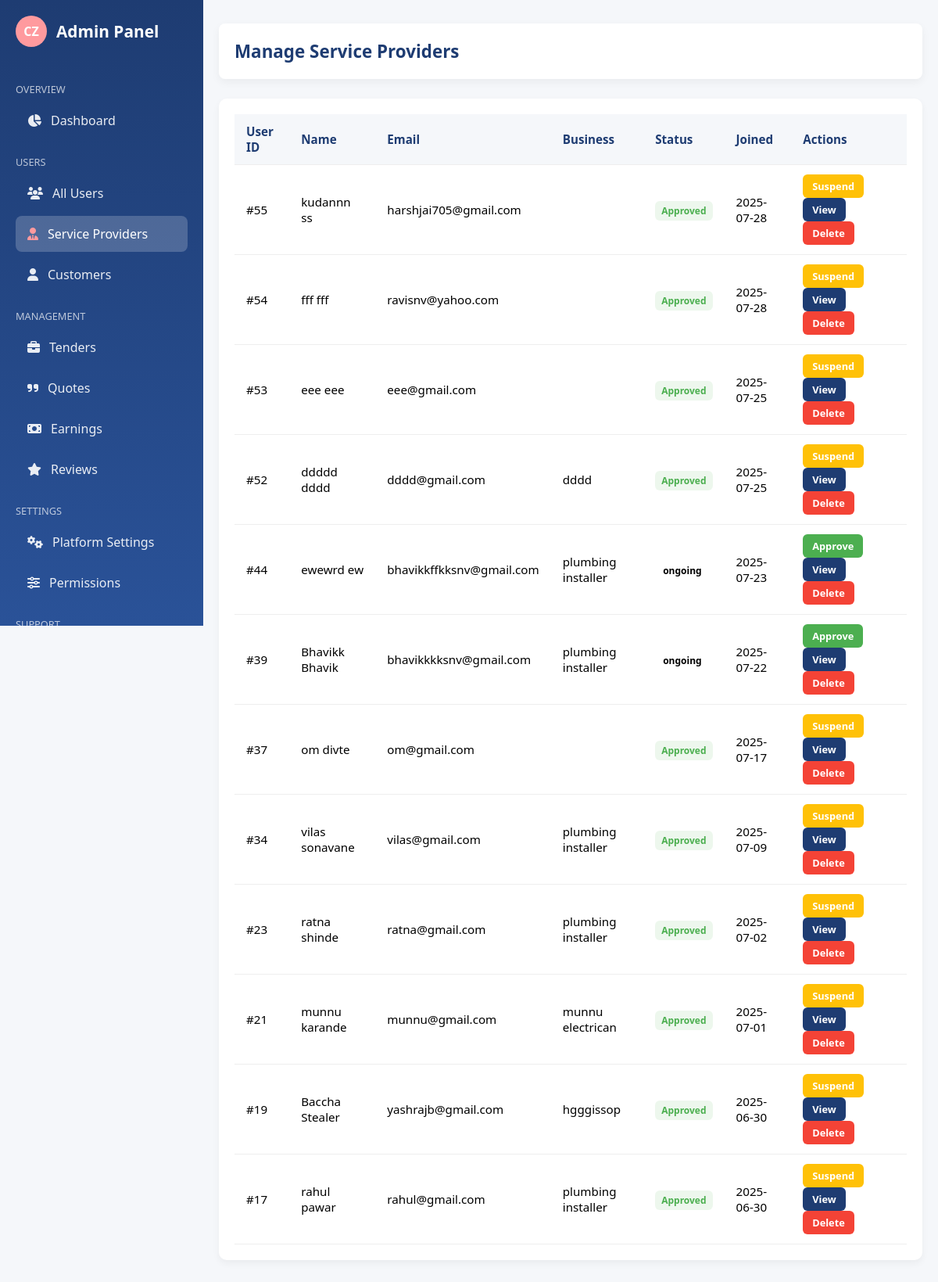
Screenshot of /service_providers_admin/ (signed in) with the database file from the repository.
### CommissionZeroApp/models.py (models this page shows, shortened)
class ProviderProfile(models.Model):
    SERVICE_CHOICES = [
        ('electrician', 'Electrician'),
        ('plumber', 'Plumber'),
        ('painter', 'Painter'),
        ('carpenter', 'Carpenter'),
        ('solar-electrician', 'Solar Electrician'),
    ]
    STATUS_CHOICES = [
        ('pending', 'Pending'),
        ('approved', 'Approved'),
        ('suspended', 'Suspended'),
    ]
    status = models.CharField(max_length=20, choices=STATUS_CHOICES, default='pending')
    user = models.OneToOneField(User, on_delete=models.CASCADE)
    phone = models.CharField(max_length=15)
    business_name = models.CharField(max_length=100, blank=True)
    categories = models.CharField(max_length=255)  # CSV of categories
    location = models.CharField(max_length=255)
    services_offered = models.TextField(blank=True)
    experience = models.CharField(max_length=50, blank=True)

### CommissionZeroApp/views.py (the view)
# urls.py: path('service_providers_admin/', views.service_providers_admin, name='service_providers_admin'),
@role_required(['admin'])
@login_required
def service_providers_admin(request):
    providers = ProviderProfile.objects.select_related('user').order_by('-user__date_joined')
    return render(request, 'CommissionZeroApp/admin/service_providers_admin.html', {'providers': providers})

### CommissionZeroApp/context_processors.py (called while the page is built)
def provider_avg_rating(request):
    if request.user.is_authenticated and hasattr(request.user, 'role') and request.user.role == 'provider':
        avg_rating = Review.objects.filter(provider=request.user).aggregate(avg=Avg('rating'))['avg']
        return {'avg_rating': round(avg_rating or 0, 1)}
    return {}

### CommissionZeroApp/templates/CommissionZeroApp/admin/service_providers_admin.html (shortened to what this page needs)
{% block content %} {% load static %}
<!DOCTYPE html>
<html lang="en">
  <head>
    <link
      rel="stylesheet"
      href="{% static 'css/admin/service_providers_admin.css' %}"
    />
    <link
      rel="stylesheet"
      href="https://cdnjs.cloudflare.com/ajax/libs/font-awesome/6.4.0/css/all.min.css"
    />
  </head>
  <body>
    {% include "sidebar_admin.html" %}
    <div class="main-content">
      <div class="admin-navbar">
        <h2>Manage Service Providers</h2>
      </div>
      <div class="providers-section">
        <table class="providers-table">
          <thead>
            <tr>
              <th>User ID</th>
              <th>Name</th>
              <th>Email</th>
              <th>Business</th>
              <th>Status</th>
              <th>Joined</th>
              <th>Actions</th>
            </tr>
          </thead>
          <tbody>
            {% for provider in providers %}
            <tr>
              <td>#{{ provider.user.id }}</td>
              <td>
                {{ provider.user.get_full_name|default:provider.user.username }}
              </td>
              <td>{{ provider.user.email }}</td>
              <td>{{ provider.business_name }}</td>
              <td>
                <span class="status {{ provider.status }}">
                  {{ provider.get_status_display }}
                </span>
              </td>
              <td>{{ provider.user.date_joined|date:"Y-m-d" }}</td>
              <td>
                {% if provider.status != "approved" %}
                <a
                  href="{% url 'approve_provider' provider.id %}"
                  class="btn approve"
                  >Approve</a
                >
                {% else %}
                <a
                  href="{% url 'suspend_provider' provider.id %}"
                  class="btn suspend"
                  >Suspend</a
                >
                {% endif %}
                <a href="{% url 'view_provider_dashboard_admin' provider.user.id %}" class="btn view">View</a>
                <a
                  href="{% url 'delete_provider' provider.id %}"
                  class="btn delete"
                  onclick="return confirm('Are you sure you want to delete this provider?')"
                  >Delete</a
                >
              </td>
            </tr>
            {% empty %}
            <tr>
              <td colspan="6">No service providers found.</td>
            </tr>
            {% endfor %}
          </tbody>
        </table>
      </div>
    </div>
  </body>
</html>
{% endblock %}

### static/css/admin/service_providers_admin.css (style rules this page uses)
:root { --primary: #1e3c72; --secondary: #2a5298; --light: #f5f7fa; --dark: #2d2d2d; --success: #4caf50; --warning: #ffc107; --danger: #f44336; }
* { box-sizing: border-box; margin: 0; padding: 0; font-family: 'Segoe UI', sans-serif; }
body { background-color: var(--light); display: flex; min-height: 100vh; }
.main-content { margin-left: 260px; padding: 30px 20px 70px; width: 100%; }
.admin-navbar { background: white; padding: 20px; box-shadow: 0 4px 12px rgba(0,0,0,0.05); margin-bottom: 25px; border-radius: 8px; }
.admin-navbar h2 { font-size: 1.4rem; color: var(--primary); }
.providers-section { background: white; padding: 20px; border-radius: 10px; box-shadow: 0 4px 10px rgba(0,0,0,0.05); overflow-x: auto; }
.providers-table { width: 100%; border-collapse: collapse; min-width: 800px; }
.providers-table th, .providers-table td { text-align: left; padding: 12px 15px; border-bottom: 1px solid #eee; font-size: 0.95rem; }
.providers-table th { background-color: var(--light); color: var(--primary); }
.status { padding: 4px 10px; border-radius: 12px; font-size: 0.75rem; font-weight: 600; }
.btn { display: inline-block; padding: 6px 12px; border-radius: 6px; text-decoration: none; font-size: 0.8rem; font-weight: 600; margin-right: 5px; transition: 0.3s; cursor: pointer; }
.btn.view { background: var(--primary); color: white; }
.btn.delete { background: var(--danger); color: white; }
.btn.approve { background: var(--success); color: white; }
.btn.suspend { background: var(--warning); color: white; }
.status.approved { background-color: rgba(76, 175, 80, 0.1); color: #4caf50; padding: 4px 8px; border-radius: 6px; font-weight: 600; }

### static/css/admin/sidebar_admin.css (style rules this page uses)
:root { --primary: #1e3c72; --secondary: #2a5298; --accent: #ff9a9e; --light: #f5f7fa; --sidebar-width: 260px; }

### rows the page displays
ProviderProfile: user.id "55", user.get_full_name "kudannn ss", user.email "harshjai705@gmail.com", status "Approved", user.date_joined "2025-07-28", shows "Suspend"
ProviderProfile: user.id "54", user.get_full_name "fff fff", user.email "ravisnv@yahoo.com", status "Approved", user.date_joined "2025-07-28", shows "Suspend"
ProviderProfile: user.id "53", user.get_full_name "eee eee", user.email "eee@gmail.com", status "Approved", user.date_joined "2025-07-25", shows "Suspend"
ProviderProfile: user.id "52", user.get_full_name "ddddd dddd", user.email "dddd@gmail.com", business_name "dddd", status "Approved", user.date_joined "2025-07-25", shows "Suspend"
ProviderProfile: user.id "44", user.get_full_name "ewewrd ew", user.email "bhavikkffkksnv@gmail.com", business_name "plumbing installer", status "ongoing", user.date_joined "2025-07-23", shows "Approve"
ProviderProfile: user.id "39", user.get_full_name "Bhavikk Bhavik", user.email "bhavikkkksnv@gmail.com", business_name "plumbing installer", status "ongoing", user.date_joined "2025-07-22", shows "Approve"
ProviderProfile: user.id "37", user.get_full_name "om divte", user.email "om@gmail.com", status "Approved", user.date_joined "2025-07-17", shows "Suspend"
ProviderProfile: user.id "34", user.get_full_name "vilas sonavane", user.email "vilas@gmail.com", business_name "plumbing installer", status "Approved", user.date_joined "2025-07-09", shows "Suspend"
ProviderProfile: user.id "23", user.get_full_name "ratna shinde", user.email "ratna@gmail.com", business_name "plumbing installer", status "Approved", user.date_joined "2025-07-02", shows "Suspend"
ProviderProfile: user.id "21", user.get_full_name "munnu karande", user.email "munnu@gmail.com", business_name "munnu electrican", status "Approved", user.date_joined "2025-07-01", shows "Suspend"
ProviderProfile: user.id "19", user.get_full_name "Baccha Stealer", user.email "yashrajb@gmail.com", business_name "hgggissop", status "Approved", user.date_joined "2025-06-30", shows "Suspend"
ProviderProfile: user.id "17", user.get_full_name "rahul pawar", user.email "rahul@gmail.com", business_name "plumbing installer", status "Approved", user.date_joined "2025-06-30", shows "Suspend"
